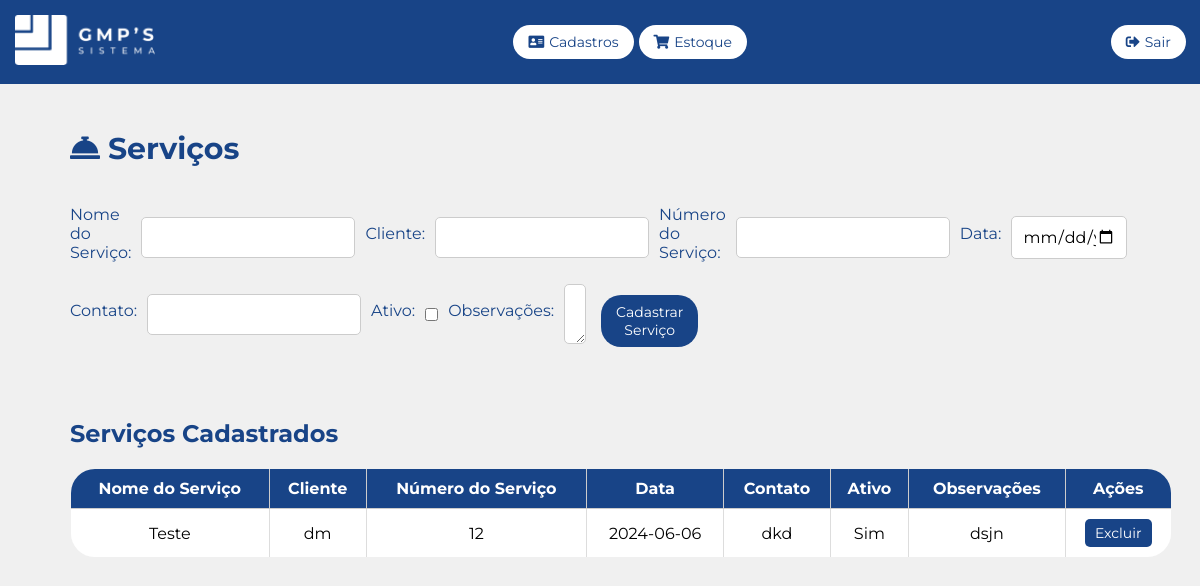
Page /GMPS_PI/servicos.php on the committed database.
### tables this page shows
CREATE TABLE `servicos` (
  `id` int NOT NULL AUTO_INCREMENT,
  `nome_servico` varchar(100) NOT NULL,
  `cliente` varchar(100) NOT NULL,
  `numero_servico` int NOT NULL,
  `data` date NOT NULL,
  `contato` varchar(100) DEFAULT NULL,
  `ativo` tinyint(1) NOT NULL DEFAULT '1',
  `observacoes` text,
  `data_criacao` timestamp NULL DEFAULT CURRENT_TIMESTAMP,
  `nome` varchar(255) DEFAULT NULL,
  PRIMARY KEY (`id`)
);

### GMPS_PI/servicos.php (the view, shortened to what this page needs)
<?php
include_once('conexao.php');
$sql = "SELECT * FROM servicos";
$result = $conexao->query($sql);
?>
<!DOCTYPE html>
<html>
<head>
    <link rel="stylesheet" href="src/css/navbar.css">
    <link rel="stylesheet" href="src/css/cadastros1.css">
    <link rel="stylesheet" href="https://cdnjs.cloudflare.com/ajax/libs/font-awesome/5.15.4/css/all.min.css">
</head>
<body>
<nav class="navbar">
    <div class="logo">
        <img src="src/img/navLogo.png" alt="Logo">
    </div>
    <div class="buttons">
        <a href="home.php" class="button">
            <i class="fas fa-address-card"></i> Cadastros
        </a>
        <a href="estoque.php" class="button">
            <i class="fas fa-shopping-cart"></i> Estoque
        </a>
    </div>
    <div>
        <a href="index.php" id="logoutBtn" class="buttonL">
            <i class="fas fa-sign-out-alt"></i> Sair
        </a>
    </div>
</nav>
<main>
    <div>
        <p class="indicador">
            <i class="fas fa-concierge-bell"></i> <b>Serviços</b>
        </p>
    </div>
    <br> <br>
    <form action="servicos.php" method="post">
        <div class="formulario">
            <label class="texto" for="nome_servico">Nome do Serviço:</label>
            <input class="campo" type="text" id="nome_servico" name="nome_servico" required>
            <label class="texto" for="cliente">Cliente:</label>
            <input class="campo" type="text" id="cliente" name="cliente" required>
            <label class="texto" for="numero_servico">Número do Serviço:</label>
            <input class="campo" type="number" id="numero_servico" name="numero_servico" required>
            <label id="data" for="data">Data:</label>
            <input id="data1" type="date" id="data" name="data" required>
        </div>
        <div class="formulario">
            <label class="texto" for="contato">Contato:</label>
            <input class="campo" type="text" id="contato" name="contato" required>
            <label class="texto" for="ativo">Ativo:</label>
            <input class="campo" type="checkbox" id="ativo" name="ativo" value="1">
            <label class="texto" for="observacoes">Observações:</label>
            <textarea class="campo" id="observacoes" name="observacoes"></textarea>
            <button class="button" type="submit">Cadastrar Serviço</button>
        </div>
    </form>
    <?php if ($result->num_rows > 0): ?>
        <h2 class="titulos">Serviços Cadastrados</h2>
        <table>
            <tr>
                <th>Nome do Serviço</th>
                <th>Cliente</th>
                <th>Número do Serviço</th>
                <th>Data</th>
                <th>Contato</th>
                <th>Ativo</th>
                <th>Observações</th>
                <th>Ações</th>
            </tr>
            <?php while($row = $result->fetch_assoc()): ?>
            <tr>
                <td><?php echo $row["nome_servico"]; ?></td>
                <td><?php echo $row["cliente"]; ?></td>
                <td><?php echo $row["numero_servico"]; ?></td>
                <td><?php echo $row["data"]; ?></td>
                <td><?php echo $row["contato"]; ?></td>
                <td><?php echo $row["ativo"] ? 'Sim' : 'Não'; ?></td>
                <td><?php echo $row["observacoes"]; ?></td>
                <td>
                    <div class="actions">
                        <form action="servicos.php" method="post">
                            <button type="submit" name="excluir">Excluir</button>
                        </form>
                    </div>
                </td>
            </tr>
            <?php endwhile; ?>
        </table>
    <?php else: ?>
        <p>Nenhum serviço cadastrado.</p>
    <?php endif; ?>
</main>
</body>
</html>

### GMPS_PI/src/css/navbar.css (style rules this page uses)
* { padding: 0; margin: 0; font-family: "Montserrat", sans-serif; }
.navbar { background-color: #184487; color: white; padding: 15px; display: flex; justify-content: space-between; align-items: center; top: 0; left: 0; position: fixed; width: 98%; }
.logo img { height: 50px; }
.buttons { display: flex; align-items: center; }
.button, .buttonL { background-color: #fff; color: #184487; padding: 8px 15px; margin: 0 5px; border-radius: 20px; text-decoration: none; display: flex; align-items: center; font-size: 14px; }
.button i, .buttonL i { margin-right: 5px; }
.buttons a:last-child { margin-left: auto; }

### GMPS_PI/src/css/cadastros1.css (style rules this page uses)
.indicador { margin-top: 110px; margin-left: 50px; text-align: left; color: #184487; font-size: 30px; }
body { font-family: "Montserrat", sans-serif; background-color: #f0f0f0; padding: 20px; }
.titulos { margin-top: 60px; color: #184487; margin-bottom: 20px; margin-left: 50px; }
.texto { margin-bottom: 20px; color: #184487; }
.campo { color: #000; background-color: #fff; padding: 10px ; margin: 2px 10px; margin-bottom: 15px; border: 1px solid #ccc; border-radius: 5px; box-sizing: border-box; font-size: 16px; }
.formulario { color: #184487; margin-top: 50px; max-width: 10%; margin: 0 auto; display: flex; align-items: center; margin-left: 50px; }
button { background-color: #184487 !important; color: white !important; padding: 8px 15px; border: none; border-radius: 5px; cursor: pointer; transition: background-color 0.3s ease; }
table { align-items: center; width: 95%; margin-left: 50px; border-collapse: collapse; border-radius: 25px; overflow: hidden; }
table, th, td { border: 1px solid #ccc; }
th, td { padding: 10px; text-align: left; align-items: center; }
th { background-color: #184487; color: white; text-align: center; }
td { background-color: white; text-align: center; }
.actions { display: flex; justify-content: center; gap: 10px; }
.actions form { display: inline; }
.actions button { padding: 5px 10px; border-radius: 5px; font-size: 14px; }
td { border: 1px solid #ddd; text-align: center; }
tr:nth-child(even) { background-color: #f9f9f9; text-align: center; }

### GMPS_PI/servicos.php (style rules this page uses)
#data { margin-bottom: 20px; width: 100px; color: #184487; }
#data1 { color: #000; background-color: #fff; padding: 10px; width: 100%; margin: 2px 10px; margin-bottom: 15px; border: 1px solid #ccc; border-radius: 5px; box-sizing: border-box; font-size: 16px; }

### rows in the picture
servicos: nome_servico "Teste", cliente "dm", numero_servico "12", data "2024-06-06", contato "dkd", ativo "Sim", observacoes "dsjn"
